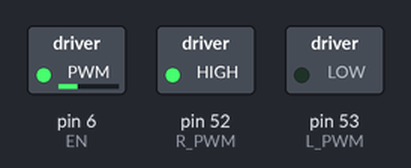
This sketch was run on a simulated Arduino Mega 2560, built with avr-gcc and run on an emulated ATmega2560. On the bench: switched loads named in the sketch (green lamp = pin HIGH).

Above: at 0.1 s.
Timing chart, 0 to 1.6 s (numbered marks = the images above):
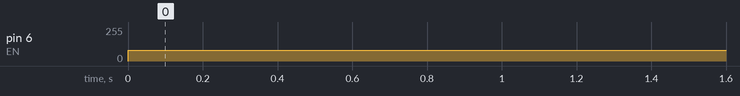

The sketch:

test.ino
```cpp
// outside of setup() function, all you need to do is include libraries and define variables

// assign motor pins
const int L_PWM = 53;
const int R_PWM = 52;
const int EN = 6; // EN sets the speed

int turn_Speed = 80;

// put your setup code here, to run once:
void setup() {
  // setting motor pins as output
  pinMode(R_PWM, OUTPUT);
  pinMode(L_PWM, OUTPUT);
  pinMode(EN, OUTPUT);

  // to set-up wheel movement/direction
  /*digitalWrite(L_PWM, 1); or digitalWrite(L_PWM, true); or digitalWrite(L_PWM, HIGH)
  digitalWrite(L_PWM, 0); or digitalWrite(L_PWM, false); or digitalWrite(L_PWM, LOW) */
  digitalWrite(L_PWM, 0);
  digitalWrite(R_PWM, 1); // refer to truth table

  // to set-up wheel speed
  // analogWrite(EN, turn_Speed); // 255 is more max speed, 127 for half speed
}

// put your main code here, to run repeatedly:
void loop() {
  analogWrite(EN, turn_Speed);
}
```

Measured:
- by itself, pin 6 (EN): 0/255 → 80/255 at 0.00 s
